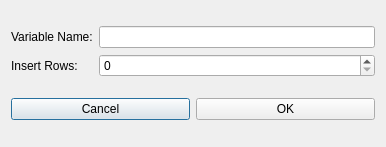
<?xml version="1.0" encoding="UTF-8"?>
<ui version="4.0">
 <class>Dialog</class>
 <widget class="QDialog" name="Dialog">
  <property name="geometry">
   <rect>
    <x>0</x>
    <y>0</y>
    <width>386</width>
    <height>147</height>
   </rect>
  </property>
  <property name="windowTitle">
   <string>Dialog</string>
  </property>
  <layout class="QGridLayout" name="gridLayout">
   <item row="0" column="0" colspan="2">
    <layout class="QGridLayout" name="my_gridLayOut">
     <item row="0" column="0">
      <widget class="QLabel" name="label">
       <property name="text">
        <string>Variable Name:</string>
       </property>
      </widget>
     </item>
     <item row="0" column="1">
      <widget class="QLineEdit" name="param_le"/>
     </item>
     <item row="1" column="0">
      <widget class="QLabel" name="label_2">
       <property name="text">
        <string>Insert Rows:</string>
       </property>
      </widget>
     </item>
     <item row="1" column="1">
      <widget class="QSpinBox" name="row_sb">
       <property name="maximum">
        <number>999</number>
       </property>
      </widget>
     </item>
    </layout>
   </item>
   <item row="1" column="0">
    <widget class="QPushButton" name="cancel_btn">
     <property name="text">
      <string>Cancel</string>
     </property>
    </widget>
   </item>
   <item row="1" column="1">
    <widget class="QPushButton" name="ok_btn">
     <property name="text">
      <string>OK</string>
     </property>
    </widget>
   </item>
  </layout>
 </widget>
 <resources/>
 <connections/>
</ui>
